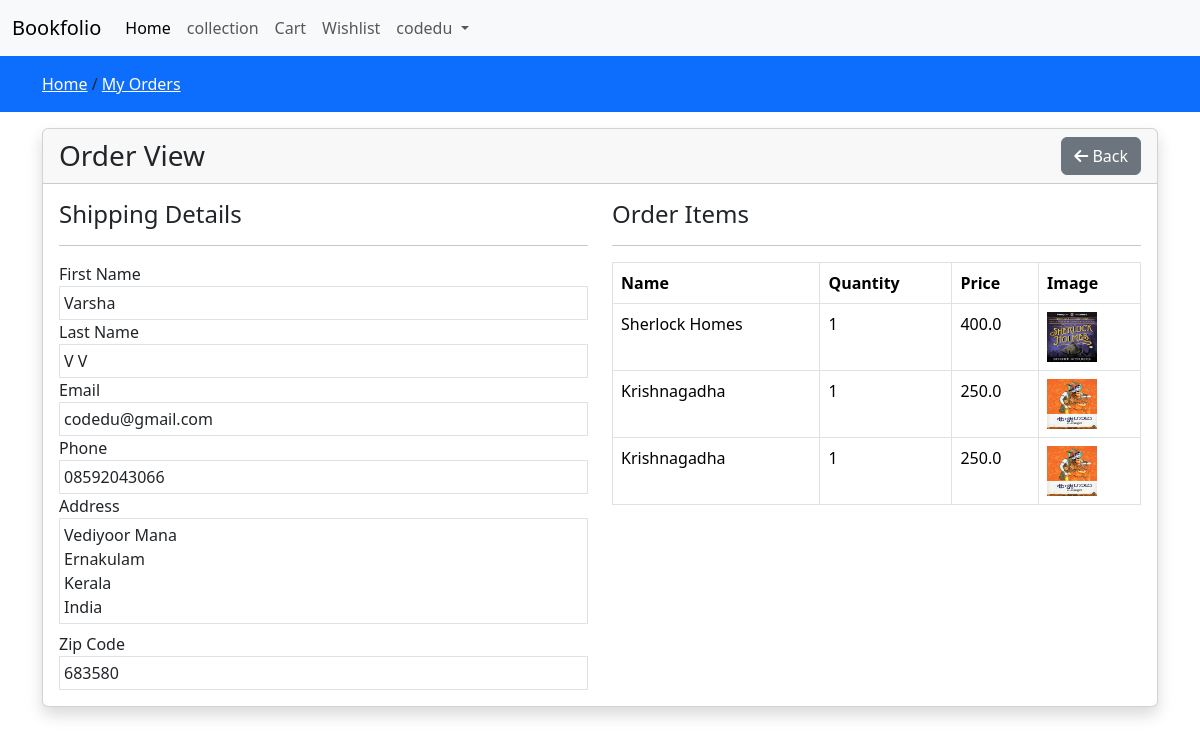
The page /view-order/Varsha8871532/ (signed in) on the database its author committed.
### store/models.py (models this page shows, shortened)
class Order(models.Model):
    user = models.ForeignKey(User, on_delete=models.CASCADE)
    fname = models.CharField(max_length=100, null=False)
    lname = models.CharField(max_length=100, null=False)
    email = models.CharField(max_length=100, null=False)
    phone = models.CharField(max_length=100, null=False)
    address = models.TextField(null=False)
    city = models.CharField(max_length=100, null=False)
    state = models.CharField(max_length=100, null=False)
    country = models.CharField(max_length=100, null=False)
    pincode = models.CharField(max_length=50, null=False)
    total_price = models.FloatField(null=False)
    payment_mode = models.CharField(max_length=50, null=False)
    payment_id = models.CharField(max_length=100, null=False)
    ORDER_STATUS = (
        ("pending", "pending"),
        ("out for shipping", "out for shipping"),
        ("completed", "completed"),
    )
    status = models.CharField(max_length=50, choices=ORDER_STATUS, default="pending")
    messages = models.TextField(null=False)
    tracking_no = models.CharField(max_length=50, null=False)
    created_at = models.DateTimeField(auto_now_add=True)
    updated_at = models.DateTimeField(auto_now=True)

class OrderItem(models.Model):
    order = models.ForeignKey(Order, on_delete=models.CASCADE)
    product = models.ForeignKey('Product', on_delete=models.CASCADE)
    price = models.FloatField(null=False)
    quantity = models.IntegerField(null=False)

class Product(models.Model):
    category = models.ForeignKey(Category, on_delete=models.CASCADE)
    slug = models.CharField(max_length=50, null=False, blank=False)
    name = models.CharField(max_length=50, null=False, blank=False)
    product_image = models.ImageField(upload_to=get_file_path, null=False, blank=False)
    small_description=models.CharField(max_length=150,null=False,blank=False)
    quantity=models.IntegerField(null=False,blank=False)
    description = models.TextField(max_length=150, null=False, blank=False,default="no Available")
    original_price=models.FloatField(null=False,blank=False)
    selling_price=models.FloatField(null=False,blank=False)
    status=models.BooleanField(default=False,help_text="0=default,1=Hidden")
    trending=models.BooleanField(default=False,help_text="0=default,1=Trending")
    tag=models.CharField(max_length=100,null=False,blank=False)
    meta_title = models.CharField(max_length=100, null=False, blank=False)
    meta_keyword = models.CharField(max_length=100, null=False, blank=False)
    meta_description = models.TextField(max_length=50, null=False, blank=False)
    created_at = models.DateTimeField(auto_now_add=True)

### store/controller/order.py (the view)
# urls.py: path('view-order/<str:t_no>/', order.view_order, name='orderview'),
def view_order(request,t_no):
    order=Order.objects.filter(tracking_no=t_no).filter(user=request.user).first()
    orderitems=OrderItem.objects.filter(order=order)
    context={'orderitems':orderitems,'order':order}
    return render(request,"store/orderitems.html",context)

### store/templates/store/orderitems.html
{% extends 'store/layouts/main.html' %}
{% block content %}
<div class="py-3 bg-primary">
    <div class="container">
        <a class="text-white" href="{% url 'home' %}">Home</a> /
        <a class="text-white" href="{% url 'order' %}">My Orders</a>
    </div>
</div>
<div class="container my-3">
    <div class="row">
        <div class="col-md-12">
            <div class="card shadow">
                <div class="card-header">
                    <h3 class="mb-0 d-flex justify-content-between align-items-center">
                        Order View
                        <a href="{% url 'order' %}" class="btn btn-secondary">
                            <i class="fa fa-arrow-left"></i> Back
                        </a>
                    </h3>
                </div>
                <div class="card-body">
                    <div class="row">
                        <div class="col-md-6">
                            <h4>Shipping Details</h4>
                            <hr>
                            <label>First Name</label>
                            <div class="border p-1">{{ order.fname }}</div>
                            <label>Last Name</label>
                            <div class="border p-1">{{ order.lname }}</div>
                            <label>Email</label>
                            <div class="border p-1">{{ order.email }}</div>
                            <label>Phone</label>
                            <div class="border p-1">{{ order.phone }}</div>
                            <label>Address</label>
                            <div class="border p-1">
                                {{ order.address }}<br>
                                {{ order.city }}<br>
                                {{ order.state }}<br>
                                {{ order.country }}
                            </div>
                            <label class="mt-2">Zip Code</label>
                            <div class="border p-1">{{ order.pincode }}</div>
                        </div>
                        <div class="col-md-6">
                            <h4>Order Items</h4>
                            <hr>
                            <div class="table-responsive">
                                <table class="table table-bordered">
                                    <thead>
                                        <tr>
                                            <th>Name</th>
                                            <th>Quantity</th>
                                            <th>Price</th>
                                            <th>Image</th>
                                        </tr>
                                    </thead>
                                    <tbody>
                                        {% for item in orderitems %}
                                            <tr>
                                                <td>{{ item.product.name }}</td>
                                                <td>{{ item.quantity }}</td>
                                                <td>{{ item.price }}</td>
                                                <td>
                                                    <img src="{{ item.product.product_image.url }}" height="50" width="50" alt="Product Image">
                                                </td>
                                            </tr>
                                        {% endfor %}
                                    </tbody>
                                </table>
                            </div>
                        </div>
                    </div>
                </div>
            </div>
        </div>
    </div>
</div>
{% endblock %}

### store/templates/store/inc/navbar.html (shortened to what this page needs)
<nav class="navbar navbar-expand-lg bg-body-tertiary">
  <div class="container-fluid">
    <a class="navbar-brand" href="#">Bookfolio</a>
    <div class="collapse navbar-collapse" id="navbarSupportedContent">
      <ul class="navbar-nav me-auto mb-2 mb-lg-0">
        <li class="nav-item">
          <a class="nav-link active" aria-current="page" href="{% url 'home' %}">Home</a>
        </li>
        <li class="nav-item">
          <a class="nav-link" href="{% url 'collection' %}">collection</a>
        </li>
        <li class="nav-item">
          <a class="nav-link" href="{% url 'cart' %}">Cart</a>
        </li>
        <li class="nav-item">
          <a class="nav-link" href="{% url 'wishlist' %}">Wishlist</a>
        </li>
        {% if request.user.is_authenticated %}
        <li class="nav-item dropdown">
          <a class="nav-link dropdown-toggle" href="#" role="button" data-bs-toggle="dropdown" aria-expanded="false">
            {{request.user}}
          </a>
        </li>
          {% endif %}
      </ul>
    </div>
  </div>
</nav>

### rows shown on the page
Order: fname "Varsha", lname "V V", email "codedu@gmail.com", phone "08592043066", address "Vediyoor Mana", city "Ernakulam", state "Kerala", country "India", pincode "683580"
OrderItem: product.name "Sherlock Homes", quantity "1", price "400.0", product.product_image (picture)
OrderItem: product.name "Krishnagadha", quantity "1", price "250.0", product.product_image (picture)
OrderItem: product.name "Krishnagadha", quantity "1", price "250.0", product.product_image (picture)

### other values the page prints
{{ request.user }} "codedu"
